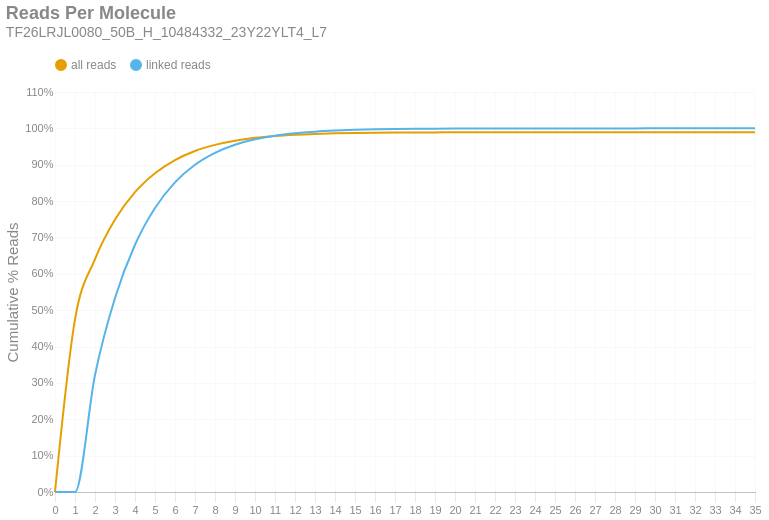

Write notebook code for a chart like this one.
### Markdown cell above
### Reads per Molecule
This chart shows the cumulative distribution of the number of reads per linked molecule. That is, how many alignments are associated with a unique molecule. This excludes the number of reads associated with invalid or absent linked-read barcodes. The `linked` histogram is the percentages recalculated when disregarding singletons.

### Code cell
if SKIPLR:
    print_html(f"Skipped")
else:
    counts = np.bincount(valids['reads'].cast(pl.Int64).to_numpy())
    weighted = counts * np.arange(len(counts))
    all_perc = weighted / n_reads
    linked_perc = weighted / n_linked_reads
    linked_perc[1] = 0
    binned_df = pl.DataFrame({
        'readsper': list(range(len(counts))),
        'all reads (cumsum)': np.cumsum(all_perc).tolist(),
        'linked reads (cumsum)': np.cumsum(linked_perc).tolist(),
    })

    with SafeRender(binned_df):
        (
            density_plot(binned_df, 'Reads Per Molecule', samplename, 'readspmol')
            .encode(
                x=alt.X('readsper:O', title=None).axis(labelAngle=0).scale(padding=0),
                y=alt.Y('value:Q', title='Cumulative % Reads').axis(format='%').stack(False),
                color=alt.Color("key:N").scale(domain=["all reads", "linked reads"]),
                tooltip=[
                    alt.Tooltip("key:N", title="Data Type"),
                    alt.Tooltip("readsper:O", title="Reads Per Molecule"),
                    alt.Tooltip("value:Q", format=".2%", title="% Reads (Cum.)")
                ]            
            )
        ).display()

### Figure 1 — Vega-Lite specification as saved in the notebook (floating-point values rounded to 4 significant figures)
{"width": "container", "height": 400, "config": {"title": {"anchor": "start", "dy": -15, "fontSize": 18, "color": "#888888", "subtitleColor": "#888888", "subtitleFontSize": 14}, "arc": {"fill": "#0072B2"}, "axis": {"domainColor": "#888888", "domainWidth": 0.5, "gridWidth": 0.2, "grid": false, "titleFontWeight": 400, "titleFontSize": 15, "labelFontSize": 11, "labelColor": "#888888", "tickColor": "#888888", "tickWidth": 0.2, "titleColor": "#888888"}, "axisBand": {"grid": false}, "axisX": {"grid": true, "tickSize": 10, "domainCap": "round"}, "axisY": {"domain": false, "grid": true, "tickSize": 0, "domainCap": "round"}, "background": "transparent", "header": {"labelFontSize": 15, "labelColor": "#888888", "titleFontSize": 15, "titleFontWeight": 600, "titleColor": "#888888"}, "legend": {"labelFont": "sans-serif", "labelFontSize": 12, "labelColor": "#888888", "symbolSize": 100, "symbolType": "circle", "titleFontSize": 12, "titlePadding": 10, "titleColor": "#888888", "title": null, "orient": "top"}, "range": {"category": ["#E69F00", "#56B4E9", "#009E73", "#F0E442", "#0072B2", "#D55E00", "#CC79A7", "#000000"], "diverging": ["#cfe8f3", "#a2d4ec", "#73bfe2", "#46abdb", "#1696d2", "#12719e"]}, "area": {"fill": "#0072B2", "fillOpacity": 0.7, "line": true, "strokeOpacity": 0.7}, "line": {"color": "#0072B2", "stroke": "#0072B2", "strokeWidth": 2}, "trail": {"color": "#0072B2", "stroke": "#0072B2", "strokeWidth": 0, "size": 1}, "point": {"filled": true, "fillOpacity": 1.0, "size": 95}, "text": {"color": "#888888", "fontSize": 11, "align": "right", "fontWeight": 400, "size": 11}, "bar": {"fill": "#0072B2", "stroke": null}, "view": {"stroke": null, "continuousWidth": 660, "continuousHeight": 400}}, "data": {"name": "data-d3891b835ede1554124377285b8eb0e3"}, "mark": {"type": "line", "interpolate": "monotone", "point": {"opacity": 0, "size": 275}}, "encoding": {"color": {"field": "key", "scale": {"domain": ["all reads", "linked reads"]}, "type": "nominal"}, "tooltip": [{"field": "key", "title": "Data Type", "type": "nominal"}, {"field": "readsper", "title": "Reads Per Molecule", "type": "ordinal"}, {"field": "value", "format": ".2%", "title": "% Reads (Cum.)", "type": "quantitative"}], "x": {"axis": {"labelAngle": 0}, "field": "readsper", "scale": {"padding": 0}, "title": null, "type": "ordinal"}, "y": {"axis": {"format": "%"}, "field": "value", "stack": false, "title": "Cumulative % Reads", "type": "quantitative"}}, "params": [{"name": "param_c36ac31b6afebe62", "select": {"type": "point", "fields": ["key"]}, "bind": "legend"}], "title": {"text": "Reads Per Molecule", "subtitle": "TF26LRJL0080_50B_H_10484332_23Y22YLT4_L7"}, "transform": [{"fold": ["all reads (cumsum)", "linked reads (cumsum)"]}, {"calculate": "replace(datum.key, ' (cumsum)', '')", "as": "key"}, {"filter": {"param": "param_c36ac31b6afebe62"}}], "usermeta": {"embedOptions": {"downloadFileName": "TF26LRJL0080_50B_H_10484332_23Y22YLT4_L7.readspmol"}}, "$schema": "https://vega.github.io/schema/vega-lite/v6.4.1.json", "datasets": {"data-d3891b835ede1554124377285b8eb0e3": [{"readsper": 0, "all reads (cumsum)": 0.0, "linked reads (cumsum)": 0.0}, {"readsper": 1, "all reads (cumsum)": 0.4749, "linked reads (cumsum)": 0.0}, {"readsper": 2, "all reads (cumsum)": 0.6404, "linked reads (cumsum)": 0.3217}, {"readsper": 3, "all reads (cumsum)": 0.7493, "linked reads (cumsum)": 0.5334}, {"readsper": 4, "all reads (cumsum)": 0.8247, "linked reads (cumsum)": 0.6799}, {"readsper": 5, "all reads (cumsum)": 0.8767, "linked reads (cumsum)": 0.7811}, {"readsper": 6, "all reads (cumsum)": 0.913, "linked reads (cumsum)": 0.8516}, {"readsper": 7, "all reads (cumsum)": 0.9378, "linked reads (cumsum)": 0.8998}, {"readsper": 8, "all reads (cumsum)": 0.9546, "linked reads (cumsum)": 0.9326}, {"readsper": 9, "all reads (cumsum)": 0.9661, "linked reads (cumsum)": 0.9549}, {"readsper": 10, "all reads (cumsum)": 0.9739, "linked reads (cumsum)": 0.97}, {"readsper": 11, "all reads (cumsum)": 0.9789, "linked reads (cumsum)": 0.9798}, {"readsper": 12, "all reads (cumsum)": 0.9824, "linked reads (cumsum)": 0.9865}, {"readsper": 13, "all reads (cumsum)": 0.9847, "linked reads (cumsum)": 0.991}, {"readsper": 14, "all reads (cumsum)": 0.9863, "linked reads (cumsum)": 0.994}, {"readsper": 15, "all reads (cumsum)": 0.9874, "linked reads (cumsum)": 0.9962}, {"readsper": 16, "all reads (cumsum)": 0.988, "linked reads (cumsum)": 0.9975}, {"readsper": 17, "all reads (cumsum)": 0.9884, "linked reads (cumsum)": 0.9983}, {"readsper": 18, "all reads (cumsum)": 0.9887, "linked reads (cumsum)": 0.9989}, {"readsper": 19, "all reads (cumsum)": 0.9889, "linked reads (cumsum)": 0.9992}, {"readsper": 20, "all reads (cumsum)": 0.989, "linked reads (cumsum)": 0.9995}, {"readsper": 21, "all reads (cumsum)": 0.9891, "linked reads (cumsum)": 0.9996}, {"readsper": 22, "all reads (cumsum)": 0.9892, "linked reads (cumsum)": 0.9997}, {"readsper": 23, "all reads (cumsum)": 0.9892, "linked reads (cumsum)": 0.9998}, {"readsper": 24, "all reads (cumsum)": 0.9892, "linked reads (cumsum)": 0.9998}, {"readsper": 25, "all reads (cumsum)": 0.9893, "linked reads (cumsum)": 0.9999}, {"readsper": 26, "all reads (cumsum)": 0.9893, "linked reads (cumsum)": 0.9999}, {"readsper": 27, "all reads (cumsum)": 0.9893, "linked reads (cumsum)": 0.9999}, {"readsper": 28, "all reads (cumsum)": 0.9893, "linked reads (cumsum)": 1.0}, {"readsper": 29, "all reads (cumsum)": 0.9893, "linked reads (cumsum)": 1.0}, {"readsper": 30, "all reads (cumsum)": 0.9893, "linked reads (cumsum)": 1.0}, {"readsper": 31, "all reads (cumsum)": 0.9893, "linked reads (cumsum)": 1.0}, {"readsper": 32, "all reads (cumsum)": 0.9893, "linked reads (cumsum)": 1.0}, {"readsper": 33, "all reads (cumsum)": 0.9893, "linked reads (cumsum)": 1.0}, {"readsper": 34, "all reads (cumsum)": 0.9893, "linked reads (cumsum)": 1.0}, {"readsper": 35, "all reads (cumsum)": 0.9893, "linked reads (cumsum)": 1.0}]}}
